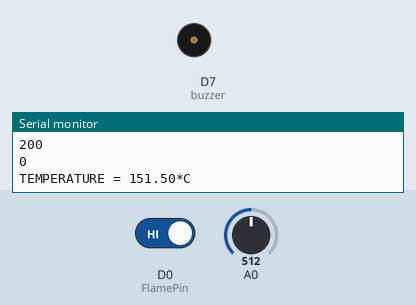
Bench run of a sketch on a simulated ESP8266 (NodeMCU). Parts: buzzer (waves = sounding), the last lines printed to the serial monitor. Inputs (shaded band) come from the test bench; at power-on: A0 = 512, D0 (FlamePin) HIGH. WiFi joins after 1.5 s; servers stay silent unless stated; uploads are accepted with an empty reply.

Above: at 2.7 s.
2.8 s: A0 set to 144
9.0 s: A0 set to 124
At 10.0 s:
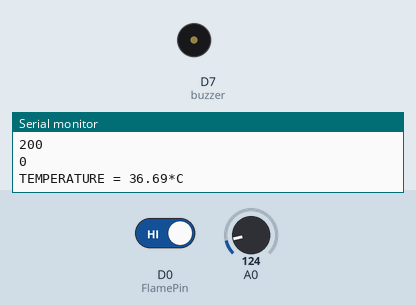
14.2 s: D0 (FlamePin) driven LOW
At 14.9 s:
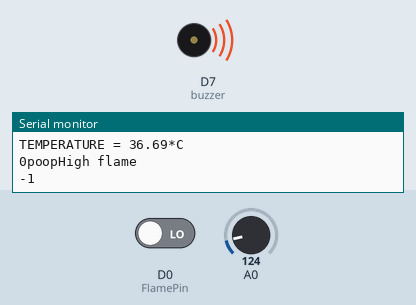
20.4 s: D0 (FlamePin) driven HIGH
At 21.5 s:
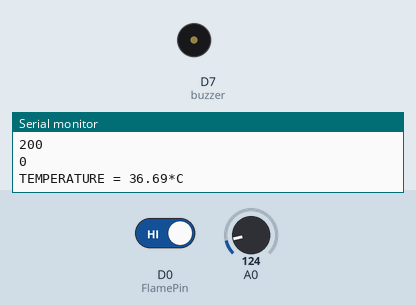
23.1 s: A0 set to 306
At 25.4 s:
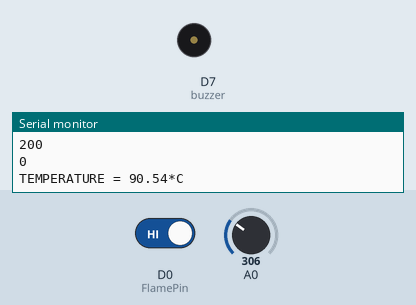
Timing chart, 0 to 30.3 s (numbered marks = the images above; inputs shaded):
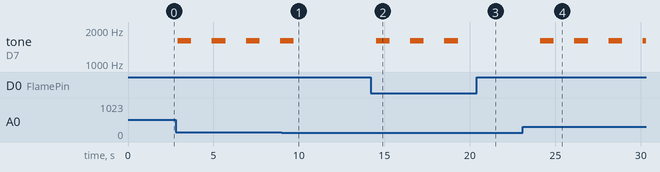

The sketch:

sketch_jan07a.ino
```cpp
#include <ESP8266WiFi.h>
#include <ESP8266HTTPClient.h>
#include <ArduinoJson.h>


const char* ssid = "GlobeAtHome_A86C4_2.4";
const char* password = "ASWQAZ123...";
float temp;
const char* host = "firealarm69.000webhostapp.com";
int buzzer = D7; // use for buzzer alert
int FlamePin = D0; // This is for input pin
int Flame = 1; // Flame sensor is set on Passive state
int sirenStat = 1;


// Create an instance of the server


// specify the port to listen on as an argument


void setup() {
pinMode(buzzer, OUTPUT);
pinMode(FlamePin, INPUT);
pinMode(13, OUTPUT);

 Serial.begin(115200);

 // prepare GPIO2


 // Connect to WiFi network
 Serial.println();
 Serial.println();
 Serial.print("Connecting to ");
 Serial.println(ssid);

 WiFi.begin(ssid, password);

 while (WiFi.status() != WL_CONNECTED) {
 delay(500);
 Serial.print(".");
 }
 Serial.println("");
 Serial.println("WiFi connected");

 // Start the server

 Serial.println("Server started");
 // Print the IP address
 Serial.println(WiFi.localIP());


}
void loop()
{


 // Get sirenState from webpage and assign to integer variable "value"
HTTPClient http;    //Declare object of class HTTPClient
  http.begin("http://firealarm69.000webhostapp.com/getValue.php");
  http.addHeader("Content-Type", "application/x-www-form-urlencoded");

  int httpCode = http.GET();   //Get the request
  String payload = http.getString();    //Get the response payload

  Serial.println(httpCode);   //Print HTTP return code
  Serial.println(payload);
http.end();  //Close connection

int value = payload.toInt();

changeSirenState(value);
Serial.println(value);


 //Read Temperature sensor input
  temp = analogRead(A0);
   // read analog volt from sensor and save to variable temp
   temp = temp * (3.03 /1024) * 100;
   // convert the analog volt to its temperature equivalent
   Serial.print("TEMPERATURE = ");
   Serial.print(temp); // display temperature value
   Serial.print("*C");
   Serial.println();
   delay(1000); // update sensor reading each one second

//Read Flame sensor input
Flame = digitalRead(FlamePin);
Serial.print(Flame);
Serial.print("poop");
//Check temp and flame

sirenStat = (Flame == 0 || temp >= 40 || value == 1)? 1:0;
changeSirenState(sirenStat);


 http.begin(String("http://firealarm69.000webhostapp.com/connect.php?temperature=" )+ temp );
  http.addHeader("Content-Type", "application/x-www-form-urlencoded");

   httpCode = http.GET();   //Get the request
  payload = http.getString();    //Get the response payload

  Serial.println(httpCode);   //Print HTTP return code
  Serial.println(payload);
http.end();  //Close connection


   Serial.println();
   Serial.println("closing connection");


}


void changeSirenState(int stat){


HTTPClient http;    //Declare object of class HTTPClient


if (stat == 0)
  {
    Serial.println("No flame");
    noTone(buzzer);
   //the flame sensor is on Passive state

  }
  else
  {
    Serial.println("High flame");
   tone(buzzer,1600);  //the flame sensor is on active state

http.begin("http://firealarm69.000webhostapp.com/siren.php");
  http.addHeader("Content-Type", "application/x-www-form-urlencoded");

  int httpCode = http.GET();   //Get the request
  String payload = http.getString();    //Get the response payload

  Serial.println(httpCode);   //Print HTTP return code
  Serial.println(payload);
http.end();  //Close connection


    }


      //Update sirenState in Database

 http.begin(String("http://firealarm69.000webhostapp.com/update.php?state=" )+ stat );
  http.addHeader("Content-Type", "application/x-www-form-urlencoded");

  int httpCode = http.GET();   //Get the request
  String payload = http.getString();    //Get the response payload

  Serial.println(httpCode);   //Print HTTP return code
  Serial.println(payload);
http.end();  //Close connection


}
```

Measured:
- the behaviour switches between 136 and 135 on A0 (found by bisection; images 0 and 1)
- after the input at 9.0 s, tone on D7 (buzzer): goes on until 9.7 s, then stays silent
- after the input at 14.2 s, tone on D7 (buzzer): alternates 1600 Hz for 0.80 s and silent for 1.2 s, starting after 0.31 s
- after the input at 20.4 s, tone on D7 (buzzer): stays silent (without the input it goes to 1600 Hz after 0.11 s)
- after the input at 23.1 s, tone on D7 (buzzer): alternates 1600 Hz for 0.80 s and silent for 1.2 s, starting after 1.0 s
- by itself, tone on D7 (buzzer): alternates 1600 Hz for 0.80 s and silent for 1.2 s
